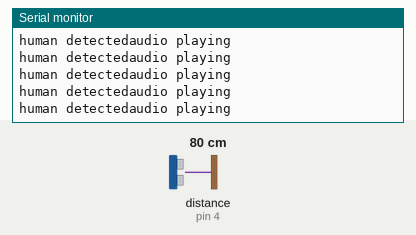
Simulated run of this sketch. Board: Arduino Uno, built with avr-gcc and run on an emulated ATmega328P. On the bench: the last lines printed to the serial monitor. Wiring (inferred from the names in the program): ultrasonic range finder: trigger pin 2; echo pin 4. Inputs (shaded band) come from the test bench; at power-on: distance to the obstacle (sensor on pin 4) 80 cm. The echo pulse lasts 58.3 µs per cm; storage starts empty; the audio player accepts every command and is not drawn.

Above: at 1.2 s.
1.3 s: distance to the obstacle (sensor on pin 4) set to 2 cm
4.3 s: distance to the obstacle (sensor on pin 4) set to 4 cm
7.3 s: distance to the obstacle (sensor on pin 4) set to 75 cm
8.8 s: distance to the obstacle (sensor on pin 4) set to 84 cm
At 9.09 s:
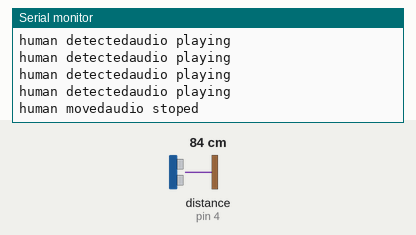
10.8 s: distance to the obstacle (sensor on pin 4) set to 250 cm
At 10.95 s:
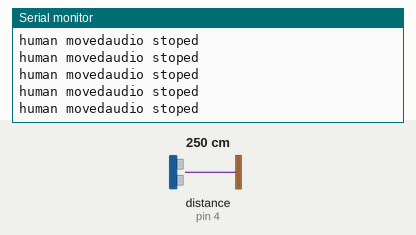

The sketch:

arttechv0.1.ino
```cpp
#include <TMRpcm.h>
#include <SPI.h>
#include <SD.h>

char mychar;
const int CS_PIN = 10;
TMRpcm tmrpcm;
const int trigPin = 2;
const int echoPin = 4;

void setup() {
  tmrpcm.speakerPin = 9;
  Serial.begin(9600);
  Serial.println("Initializing Card");
  pinMode(CS_PIN, OUTPUT);
  if(!SD.begin(CS_PIN)) {
    Serial.println("Card Failure");
    return;
  }
  Serial.println("Card Ready");

}

void loop() {
   long duration, cm, check;

  // The sensor is triggered by a HIGH pulse of 10 or more microseconds.
  // Give a short LOW pulse beforehand to ensure a clean HIGH pulse:
  pinMode(trigPin, OUTPUT);
  digitalWrite(trigPin, LOW);
  delayMicroseconds(2);
  digitalWrite(trigPin, HIGH);
  delayMicroseconds(10);
  digitalWrite(trigPin, LOW);

  // Read the signal from the sensor: a HIGH pulse whose
  // duration is the time (in microseconds) from the sending
  // of the ping to the reception of its echo off of an object.
  pinMode(echoPin, INPUT);
  duration = pulseIn(echoPin, HIGH);

  // convert the time into a distance
  cm = microsecondsToCentimeters(duration);

  if (cm>80 || cm <= 0 ){
    Serial.print("human moved");
    Serial.println("audio stoped");
    tmrpcm.stopPlayback();
  }
  else{
    Serial.print("human detected");
    Serial.println("audio playing");
    check=tmrpcm.isPlaying();
     if((check==0) && cm<80 ){
     tmrpcm.play("test.wav");
     }
     else{
       tmrpcm.stopPlayback();
     }
  }
  delay(200);
}

long microsecondsToCentimeters(long microseconds)
{
  // The speed of sound is 340 m/s or 29 microseconds per centimeter.
  // The ping travels out and back, so to find the distance of the
  // object we take half of the distance travelled.
  return microseconds / 29 / 2;
}
```

Measured:
- the behaviour switches between 80 and 81 cm on distance to the obstacle (sensor on pin 4) (found by bisection; images 0 and 1)
- after the input at 8.8 s, the serial monitor: prints a new line after 0.13 s (image 1)
